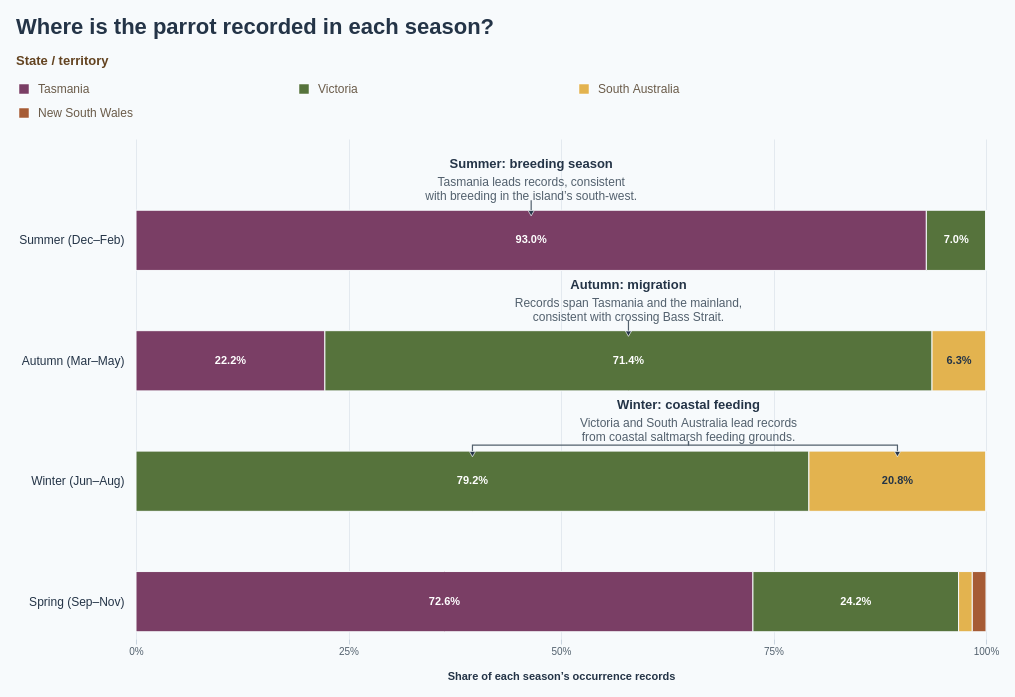

Specify this chart in Vega-Lite:
### Vega specification from a JSON file in a GitHub repository (floating-point values rounded to 4 significant figures)
{"$schema": "https://vega.github.io/schema/vega/v5.json", "description": "100% stacked seasonal bars showing geographic distribution of Orange-bellied Parrot occurrence records by state. Source: Dataset/orange_bellied_parrot_cleaned.csv (5,942 PRESENT records in the full source; 2,154 in 2017–2026). Use month when present; recover missing months from complete eventDate (0 records recovered; no conflicting months). Exclude 1,948 records without a usable month and 0 additional month-known records without stateProvince. The remaining 206 records have reported years spanning 2017–2026. No coordinate filter or deduplication is applied. Each bar is normalized by its own seasonal total, using stateProvince as supplied. Australian seasons: Summer Dec–Feb, Autumn Mar–May, Winter Jun–Aug, Spring Sep–Nov. Seasonal shares describe occurrence recording, not abundance or tracked migration. Highlighting does not change counts or denominators. Pointing annotations above the seasonal bars relate the observed summer-to-winter shift to the documented Orange-bellied Parrot migration cycle; occurrence records alone do not track individual birds. Ecological context: NRE Tasmania, About Orange-bellied Parrots. Uses the 10 most recent available observation years (2017–2026), using year with eventDate fallback, including partial 2026. Year filtering occurs before month/state inclusion and seasonal aggregation.", "width": 850, "height": 500, "padding": 16, "background": "#f7fafc", "title": {"text": "Where is the parrot recorded in each season?", "anchor": "start", "font": "Arial", "fontSize": 22, "color": "#243447", "offset": 16, "fontWeight": "bold"}, "signals": [{"name": "hoveredRegion", "value": null, "on": [{"events": "@bars:mouseover, @legendSymbols:mouseover, @legendLabels:mouseover", "update": "datum.region"}, {"events": "@bars:mouseout, @legendSymbols:mouseout, @legendLabels:mouseout", "update": "null"}]}, {"name": "selectedRegion", "value": null, "on": [{"events": "@bars:click, @legendSymbols:click, @legendLabels:click", "update": "selectedRegion === datum.region ? null : datum.region"}, {"events": "window:keydown[event.key === 'Escape']", "update": "null"}]}, {"name": "activeRegion", "update": "hoveredRegion != null ? hoveredRegion : selectedRegion"}, {"name": "legendOffset", "value": -120}, {"name": "legendColumnWidth", "value": 280}, {"name": "legendSymbolSize", "value": 100}], "data": [{"name": "regionCounts", "values": [{"season": "Summer", "seasonOrder": 0, "region": "Tasmania", "regionOrder": 0, "count": 53}, {"season": "Summer", "seasonOrder": 0, "region": "Victoria", "regionOrder": 1, "count": 4}, {"season": "Summer", "seasonOrder": 0, "region": "South Australia", "regionOrder": 2, "count": 0}, {"season": "Summer", "seasonOrder": 0, "region": "New South Wales", "regionOrder": 3, "count": 0}, {"season": "Autumn", "seasonOrder": 1, "region": "Tasmania", "regionOrder": 0, "count": 14}, {"season": "Autumn", "seasonOrder": 1, "region": "Victoria", "regionOrder": 1, "count": 45}, {"season": "Autumn", "seasonOrder": 1, "region": "South Australia", "regionOrder": 2, "count": 4}, {"season": "Autumn", "seasonOrder": 1, "region": "New South Wales", "regionOrder": 3, "count": 0}, {"season": "Winter", "seasonOrder": 2, "region": "Tasmania", "regionOrder": 0, "count": 0}, {"season": "Winter", "seasonOrder": 2, "region": "Victoria", "regionOrder": 1, "count": 19}, {"season": "Winter", "seasonOrder": 2, "region": "South Australia", "regionOrder": 2, "count": 5}, {"season": "Winter", "seasonOrder": 2, "region": "New South Wales", "regionOrder": 3, "count": 0}, {"season": "Spring", "seasonOrder": 3, "region": "Tasmania", "regionOrder": 0, "count": 45}, {"season": "Spring", "seasonOrder": 3, "region": "Victoria", "regionOrder": 1, "count": 15}, {"season": "Spring", "seasonOrder": 3, "region": "South Australia", "regionOrder": 2, "count": 1}, {"season": "Spring", "seasonOrder": 3, "region": "New South Wales", "regionOrder": 3, "count": 1}], "transform": [{"type": "joinaggregate", "groupby": ["season"], "fields": ["count"], "ops": ["sum"], "as": ["total"]}, {"type": "formula", "expr": "datum.count / datum.total", "as": "share"}, {"type": "stack", "groupby": ["season"], "field": "count", "sort": {"field": "regionOrder", "order": "ascending"}, "offset": "normalize", "as": ["x0", "x1"]}]}, {"name": "seasonTotals", "source": "regionCounts", "transform": [{"type": "aggregate", "groupby": ["season", "seasonOrder"], "fields": ["count"], "ops": ["sum"], "as": ["total"]}]}, {"name": "regions", "values": [{"region": "Tasmania", "order": 0}, {"region": "Victoria", "order": 1}, {"region": "South Australia", "order": 2}, {"region": "New South Wales", "order": 3}]}, {"name": "seasonInsights", "values": [{"season": "Summer", "heading": "Summer: breeding season", "lines": ["Tasmania leads records, consistent", "with breeding in the island’s south-west."], "position": 0.4649}, {"season": "Autumn", "heading": "Autumn: migration", "lines": ["Records span Tasmania and the mainland,", "consistent with crossing Bass Strait."], "position": 0.5794}, {"season": "Winter", "heading": "Winter: coastal feeding", "lines": ["Victoria and South Australia lead records", "from coastal saltmarsh feeding grounds."], "position": 0.65}]}, {"name": "annotationTargets", "source": "regionCounts", "transform": [{"type": "filter", "expr": "datum.count > 0 && ((datum.season === 'Summer' && datum.region === 'Tasmania') || (datum.season === 'Autumn' && datum.region === 'Victoria') || (datum.season === 'Winter' && (datum.region === 'Victoria' || datum.region === 'South Australia')))"}]}], "scales": [{"name": "x", "type": "linear", "domain": [0, 1], "range": "width", "zero": true, "nice": false}, {"name": "y", "type": "band", "domain": {"data": "seasonTotals", "field": "season", "sort": {"op": "min", "field": "seasonOrder", "order": "ascending"}}, "range": [64, {"signal": "height"}], "paddingInner": 0.5, "paddingOuter": 0.06}, {"name": "color", "type": "ordinal", "domain": ["Tasmania", "Victoria", "South Australia", "New South Wales"], "range": ["#7A3E65", "#56733C", "#E3B34F", "#A65B35"]}], "axes": [{"orient": "bottom", "scale": "x", "title": "Share of each season’s occurrence records", "format": ".0%", "values": [0, 0.25, 0.5, 0.75, 1], "grid": true, "gridColor": "#e3e9ef", "domain": false, "tickColor": "#c9d4df", "labelColor": "#52606d", "titleColor": "#243447", "titlePadding": 14}, {"orient": "left", "scale": "y", "domain": false, "ticks": false, "labelPadding": 12, "labelLimit": 230, "labelFontSize": 12, "labelColor": "#243447", "encode": {"labels": {"update": {"text": {"signal": "datum.value + ' (' + ['Dec–Feb', 'Mar–May', 'Jun–Aug', 'Sep–Nov'][indexof(domain('y'), datum.value)] + ')'"}}}}}], "marks": [{"name": "bars", "type": "rect", "from": {"data": "regionCounts"}, "encode": {"enter": {"cursor": {"value": "pointer"}}, "update": {"x": {"scale": "x", "field": "x0"}, "x2": {"scale": "x", "field": "x1"}, "y": {"scale": "y", "field": "season"}, "height": {"signal": "bandwidth('y')"}, "fill": {"scale": "color", "field": "region"}, "fillOpacity": {"signal": "activeRegion == null || activeRegion === datum.region ? 1 : 0.2"}, "stroke": {"value": "#f7fafc"}, "strokeWidth": {"value": 1}, "tooltip": {"signal": "{'Species': 'Orange-bellied Parrot', 'Season': datum.season, 'State': datum.region, 'Share of seasonal records': format(datum.share, '.1%'), 'State records this season': format(datum.count, ',d'), 'Season total': format(datum.total, ',d'), 'Period': '2017–2026'}"}, "description": {"signal": "datum.season + ', ' + datum.region + ': ' + format(datum.share, '.1%') + ', ' + datum.count + ' records'"}}}}, {"type": "text", "interactive": false, "from": {"data": "regionCounts"}, "encode": {"update": {"x": {"signal": "scale('x', (datum.x0 + datum.x1) / 2)"}, "y": {"scale": "y", "field": "season", "band": 0.5}, "align": {"value": "center"}, "baseline": {"value": "middle"}, "text": {"signal": "datum.share >= 0.05 ? format(datum.share, '.1%') : ''"}, "fontSize": {"value": 11}, "fontWeight": {"value": "bold"}, "fill": {"signal": "datum.region === 'South Australia' ? '#243447' : '#ffffff'"}, "opacity": {"signal": "activeRegion == null || activeRegion === datum.region ? 1 : 0.2"}}}}, {"type": "text", "from": {"data": "seasonTotals"}, "encode": {"update": {"x": {"signal": "width + 12"}, "y": {"scale": "y", "field": "season", "band": 0.5}, "baseline": {"value": "middle"}, "fontSize": {"value": 11}, "fill": {"value": "#52606d"}, "text": {"value": ""}}}}, {"type": "symbol", "name": "legendSymbols", "from": {"data": "regions"}, "encode": {"update": {"x": {"signal": "legendOffset + 8 + (datum.order % 3) * legendColumnWidth"}, "y": {"signal": "-50 + floor(datum.order / 3) * 24"}, "cursor": {"value": "pointer"}, "opacity": {"signal": "activeRegion == null || activeRegion === datum.region ? 1 : 0.3"}, "shape": {"value": "square"}, "size": {"signal": "legendSymbolSize"}, "fill": {"scale": "color", "field": "region"}, "stroke": {"value": "#ffffff"}, "strokeWidth": {"value": 0.5}}}}, {"type": "text", "name": "legendLabels", "from": {"data": "regions"}, "encode": {"update": {"x": {"signal": "legendOffset + 22 + (datum.order % 3) * legendColumnWidth"}, "y": {"signal": "-50 + floor(datum.order / 3) * 24"}, "cursor": {"value": "pointer"}, "opacity": {"signal": "activeRegion == null || activeRegion === datum.region ? 1 : 0.3"}, "text": {"field": "region"}, "align": {"value": "left"}, "baseline": {"value": "middle"}, "fontSize": {"value": 12}, "fill": {"value": "#6a5b49"}, "font": {"value": "Arial"}, "fontWeight": {"value": "normal"}, "limit": {"value": 254}}}}, {"name": "annotationLeaders", "type": "path", "interactive": false, "from": {"data": "annotationTargets"}, "encode": {"update": {"path": {"signal": "'M' + scale('x', (datum.x0 + datum.x1) / 2) + ',' + (scale('y', datum.season) + 3) + ' V' + (scale('y', datum.season) - 6) + ' H' + scale('x', datum.season === 'Winter' ? 0.65 : (datum.x0 + datum.x1) / 2) + ' V' + (scale('y', datum.season) - 10)"}, "stroke": {"value": "#52606d"}, "strokeWidth": {"value": 1.2}, "fill": {"value": null}, "opacity": {"signal": "activeRegion == null || activeRegion === datum.region ? 1 : 0.25"}}}}, {"name": "annotationArrowheads", "type": "symbol", "interactive": false, "from": {"data": "annotationTargets"}, "encode": {"update": {"x": {"signal": "scale('x', (datum.x0 + datum.x1) / 2)"}, "y": {"signal": "scale('y', datum.season) + 3"}, "shape": {"value": "triangle-down"}, "size": {"value": 38}, "fill": {"value": "#243447"}, "stroke": {"value": "#f7fafc"}, "strokeWidth": {"value": 0.7}, "opacity": {"signal": "activeRegion == null || activeRegion === datum.region ? 1 : 0.25"}}}}, {"name": "insightHeadings", "type": "text", "interactive": false, "from": {"data": "seasonInsights"}, "encode": {"update": {"x": {"signal": "width * datum.position"}, "y": {"signal": "scale('y', datum.season) + (-52)"}, "baseline": {"value": "top"}, "text": {"field": "heading"}, "fontSize": {"value": 13}, "fontWeight": {"value": "bold"}, "fill": {"value": "#243447"}, "align": {"value": "center"}}}}, {"name": "insightDetails", "type": "text", "interactive": false, "from": {"data": "seasonInsights"}, "encode": {"update": {"x": {"signal": "width * datum.position"}, "y": {"signal": "scale('y', datum.season) + (-33)"}, "baseline": {"value": "top"}, "text": {"field": "lines"}, "lineHeight": {"value": 14}, "fontSize": {"value": 12}, "fill": {"value": "#52606d"}, "align": {"value": "center"}}}}, {"name": "legendTitle", "type": "text", "interactive": false, "encode": {"update": {"x": {"signal": "legendOffset"}, "y": {"value": -74}, "text": {"value": "State / territory"}, "font": {"value": "Arial"}, "fontSize": {"value": 13}, "fontWeight": {"value": "bold"}, "fill": {"value": "#634320"}}}}], "config": {"font": "Arial", "axis": {"labelFont": "Arial", "titleFont": "Arial"}, "legend": {"labelFont": "Arial", "titleFont": "Arial", "labelFontSize": 12, "titleFontSize": 13, "titleFontWeight": "bold", "labelColor": "#6a5b49", "titleColor": "#634320", "symbolType": "square", "symbolSize": 100, "rowPadding": 8, "columnPadding": 24, "labelOffset": 8}}, "usermeta": {"observationWindow": {"source": "Dataset/orange_bellied_parrot_cleaned.csv", "dateField": "year (eventDate fallback)", "years": [2017, 2018, 2019, 2020, 2021, 2022, 2023, 2024, 2025, 2026], "yearCount": 10, "includesPartialLatestYear": true}}}
